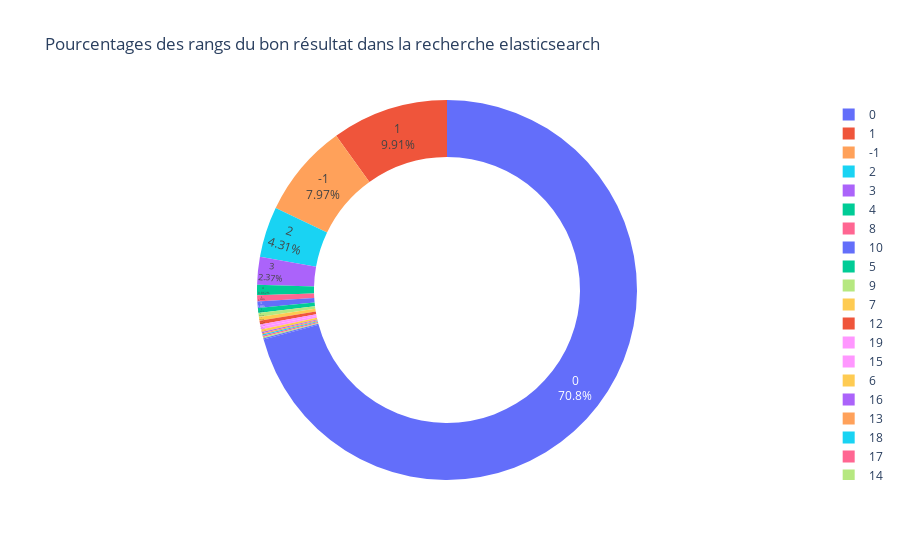

Notebook cell for this chart:
### Code cell
fig = px.pie(
    df_test,
    names=rank_columns[-1],
    hole=0.7,
    color=rank_columns[-1],
    title="Pourcentages des rangs du bon résultat dans la recherche elasticsearch",
)
fig.update_traces(textposition="inside", textinfo="percent+label")
fig.show()
plotly.offline.plot(fig, filename=f"./output/plots/pie_{SEARCH_VERSION}.html")

### Figure 1 — Plotly figure (JSON) as saved in the notebook; plotly's stock layout.template omitted (floating-point values rounded to 4 significant figures; data arrays with more than 128 entries replaced by an {"elided": "..."} marker saying what was removed)
{"data": [{"customdata": {"elided": "928x1 int values"}, "domain": {"x": [0, 1], "y": [0, 1]}, "hole": 0.7, "hovertemplate": "rank_elastic_1.1=%{customdata[0]}<extra></extra>", "labels": {"elided": "928 int values"}, "legendgroup": "", "marker": {"colors": {"elided": "928 str values"}}, "name": "", "showlegend": true, "textinfo": "percent+label", "textposition": "inside", "type": "pie"}], "layout": {"autosize": true, "legend": {"tracegroupgap": 0}, "title": {"text": "Pourcentages des rangs du bon résultat dans la recherche elasticsearch"}}}
